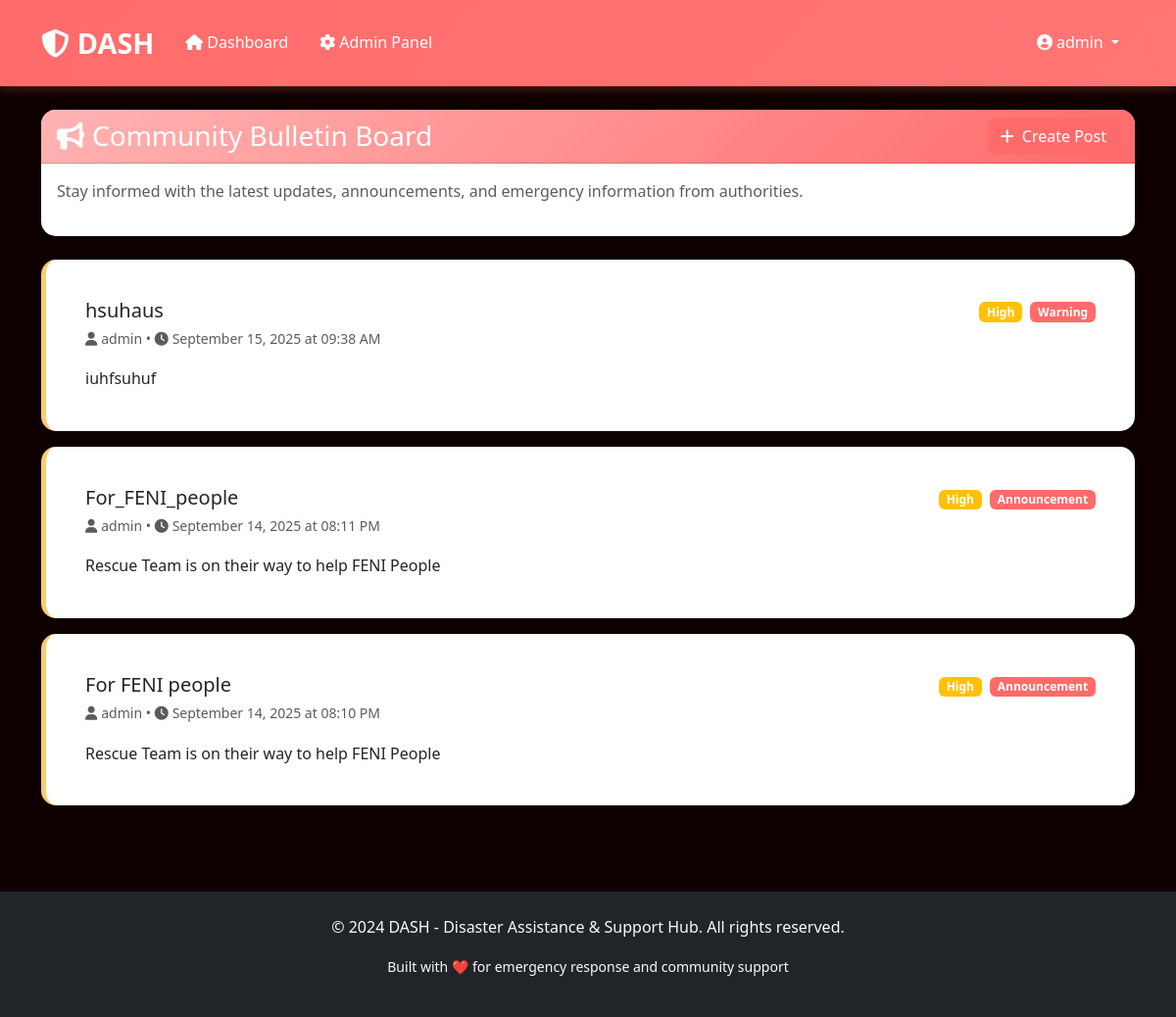
The page /bulletin (signed in) on the database its author committed.
### app.py (models this page shows, shortened)
class User(UserMixin, db.Model):
    id = db.Column(db.Integer, primary_key=True)
    username = db.Column(db.String(80), unique=True, nullable=False)
    email = db.Column(db.String(120), unique=True, nullable=False)
    password_hash = db.Column(db.String(120), nullable=False)
    user_type = db.Column(db.String(20), nullable=False)  # 'user', 'admin', 'rescue_team'
    phone = db.Column(db.String(20))
    location_lat = db.Column(db.Float)
    location_lng = db.Column(db.Float)
    is_online = db.Column(db.Boolean, default=False)
    created_at = db.Column(db.DateTime, default=datetime.utcnow)

class BulletinPost(db.Model):
    id = db.Column(db.Integer, primary_key=True)
    author_id = db.Column(db.Integer, db.ForeignKey('user.id'), nullable=False)
    title = db.Column(db.String(200), nullable=False)
    content = db.Column(db.Text, nullable=False)
    post_type = db.Column(db.String(50), nullable=False)  # announcement, warning, instruction, update
    priority = db.Column(db.String(20), default='normal')  # low, normal, high, urgent
    is_pinned = db.Column(db.Boolean, default=False)
    created_at = db.Column(db.DateTime, default=datetime.utcnow)
    author = db.relationship('User', backref=db.backref('bulletin_posts', lazy=True))

### app.py (the view)
@app.route('/bulletin')
@login_required
def bulletin_board():
    posts = BulletinPost.query.order_by(BulletinPost.created_at.desc()).all()
    return render_template('bulletin_board.html', posts=posts)

### app.py (called while the page is built)
@login_manager.user_loader
def load_user(user_id):
    return User.query.get(int(user_id))

### templates/bulletin_board.html (shortened to what this page needs)
{% extends "base.html" %}
{% block content %}
<div class="container">
    <div class="row mb-4">
        <div class="col-12">
            <div class="card">
                <div class="card-header d-flex justify-content-between align-items-center">
                    <h3 class="mb-0">
                        <i class="fas fa-bullhorn me-2"></i>Community Bulletin Board
                    </h3>
                    {% if current_user.user_type == 'admin' %}
                    <button class="btn btn-primary" onclick="openCreatePostModal()">
                        <i class="fas fa-plus me-2"></i>Create Post
                    </button>
                    {% endif %}
                </div>
                <div class="card-body">
                    <p class="text-muted">Stay informed with the latest updates, announcements, and emergency information from authorities.</p>
                </div>
            </div>
        </div>
    </div>
    <div class="row">
        <div class="col-12">
            {% if posts %}
                {% for post in posts %}
                <div class="card mb-3 bulletin-post {{ post.priority }}">
                    <div class="card-body">
                        <div class="d-flex justify-content-between align-items-start mb-3">
                            <div>
                                <h5 class="card-title mb-1">{{ post.title }}</h5>
                                <small class="text-muted">
                                    <i class="fas fa-user me-1"></i>{{ post.author.username }} •
                                    <i class="fas fa-clock me-1"></i>{{ post.created_at.strftime('%B %d, %Y at %I:%M %p') }}
                                </small>
                            </div>
                            <div>
                                <span class="badge bg-{% if post.priority == 'urgent' %}danger{% elif post.priority == 'high' %}warning{% elif post.priority == 'normal' %}info{% else %}secondary{% endif %}">
                                    {{ post.priority.title() }}
                                </span>
                                <span class="badge bg-primary ms-1">{{ post.post_type.title() }}</span>
                            </div>
                        </div>
                        <p class="card-text">{{ post.content }}</p>
                    </div>
                </div>
                {% endfor %}
            {% else %}
                <div class="text-center py-5">
                    <i class="fas fa-newspaper fa-3x text-muted mb-3"></i>
                    <h5 class="text-muted">No Posts Available</h5>
                    <p class="text-muted">No bulletin posts have been created yet.</p>
                </div>
            {% endif %}
        </div>
    </div>
</div>
{% endblock %}

### templates/base.html (shortened to what this page needs)
<!DOCTYPE html>
<html lang="en">
<head>
    <link href="https://cdn.jsdelivr.net/npm/bootstrap@5.3.0/dist/css/bootstrap.min.css" rel="stylesheet">
    <link href="https://cdnjs.cloudflare.com/ajax/libs/font-awesome/6.4.0/css/all.min.css" rel="stylesheet">
    <link href="{{ url_for('static', filename='css/style.css') }}" rel="stylesheet">
</head>
<body>
    <nav class="navbar navbar-expand-lg navbar-dark">
        <div class="container">
            <a class="navbar-brand" href="{{ url_for('index') }}">
                <i class="fas fa-shield-alt me-2"></i>DASH
            </a>
            <div class="collapse navbar-collapse" id="navbarNav">
                <ul class="navbar-nav me-auto">
                    {% if current_user.is_authenticated %}
                        <li class="nav-item">
                            <a class="nav-link" href="{{ url_for('dashboard') }}">
                                <i class="fas fa-home me-1"></i>Dashboard
                            </a>
                        </li>
                        {% if current_user.user_type == 'user' %}
                            <li class="nav-item">
                                <a class="nav-link" href="{{ url_for('user_dashboard') }}">
                                    <i class="fas fa-user me-1"></i>My Profile
                                </a>
                            </li>
                        {% elif current_user.user_type == 'admin' %}
                            <li class="nav-item">
                                <a class="nav-link" href="{{ url_for('admin_dashboard') }}">
                                    <i class="fas fa-cog me-1"></i>Admin Panel
                                </a>
                            </li>
                        {% elif current_user.user_type == 'rescue_team' %}
                            <li class="nav-item">
                                <a class="nav-link" href="{{ url_for('rescue_dashboard') }}">
                                    <i class="fas fa-helicopter me-1"></i>Rescue Dashboard
                                </a>
                            </li>
                        {% endif %}
                    {% endif %}
                </ul>
                <ul class="navbar-nav">
                    {% if current_user.is_authenticated %}
                        <li class="nav-item dropdown">
                            <a class="nav-link dropdown-toggle" href="#" id="navbarDropdown" role="button" data-bs-toggle="dropdown">
                                <i class="fas fa-user-circle me-1"></i>{{ current_user.username }}
                            </a>
                        </li>
                    {% endif %}
                </ul>
            </div>
        </div>
    </nav>
    <main class="container-fluid py-4">
        {% block content %}{% endblock %}
    </main>
    <footer class="bg-dark text-light py-4 mt-5">
        <div class="container text-center">
            <p>&copy; 2024 DASH - Disaster Assistance & Support Hub. All rights reserved.</p>
            <p class="small">Built with ❤️ for emergency response and community support</p>
        </div>
    </footer>
</body>
</html>

### static/css/style.css (style rules this page uses)
:root { --primary-red: #ff6b6b; --light-red: #ffb3b3; --dark-red: #d63031; --accent-red: #ff7675; --background-red: #0f0101; --text-dark: #2d3436; --text-light: #636e72; --white: #ffffff; --light-gray: #f8f9fa; --border-color: #e9ecef; --success-green: #00b894; --warning-orange: #fdcb6e; --danger-red: #e17055; --info-blue: #74b9ff; }
* { margin: 0; padding: 0; box-sizing: border-box; }
body { font-family: 'Segoe UI', Tahoma, Geneva, Verdana, sans-serif; background-color: var(--background-red); color: var(--text-dark); line-height: 1.6; }
.navbar { background: linear-gradient(135deg, var(--primary-red), var(--accent-red)); padding: 1rem 0; box-shadow: 0 2px 10px rgba(255, 107, 107, 0.3); }
.navbar-brand { color: var(--white) !important; font-size: 1.8rem; font-weight: bold; text-decoration: none; }
.navbar-nav .nav-link { color: var(--white) !important; margin: 0 0.5rem; transition: color 0.3s ease; }
.btn-primary { background-color: var(--primary-red); border-color: var(--primary-red); transition: all 0.3s ease; }
.card { border: none; border-radius: 15px; box-shadow: 0 5px 20px rgba(0, 0, 0, 0.1); transition: transform 0.3s ease, box-shadow 0.3s ease; background: var(--white); }
.card-header { background: linear-gradient(135deg, var(--light-red), var(--primary-red)); color: var(--white); border-radius: 15px 15px 0 0 !important; font-weight: bold; }
.bulletin-post { background: var(--white); border-radius: 15px; padding: 1.5rem; margin-bottom: 1rem; box-shadow: 0 3px 15px rgba(0, 0, 0, 0.1); border-left: 5px solid var(--primary-red); }
.bulletin-post.high { border-left-color: var(--warning-orange); }
.bg-primary { background-color: var(--primary-red) !important; }

### rows shown on the page
User: username "admin"
BulletinPost: title "hsuhaus", author.username "admin", created_at "September 15, 2025 at 09:38 AM", priority "High", post_type "Warning", content "iuhfsuhuf"
BulletinPost: title "For_FENI_people", author.username "admin", created_at "September 14, 2025 at 08:11 PM", priority "High", post_type "Announcement", content "Rescue Team is on their way to help FENI People"
BulletinPost: title "For FENI people", author.username "admin", created_at "September 14, 2025 at 08:10 PM", priority "High", post_type "Announcement", content "Rescue Team is on their way to help FENI People"
